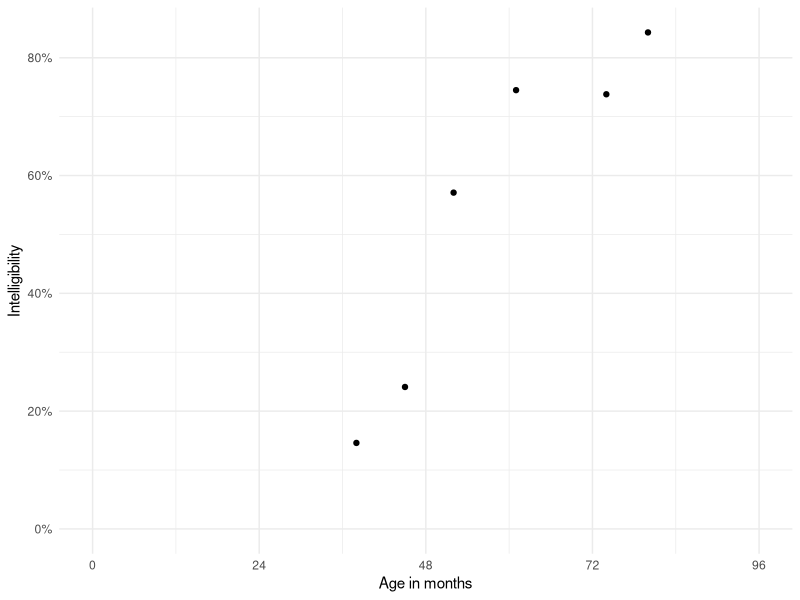
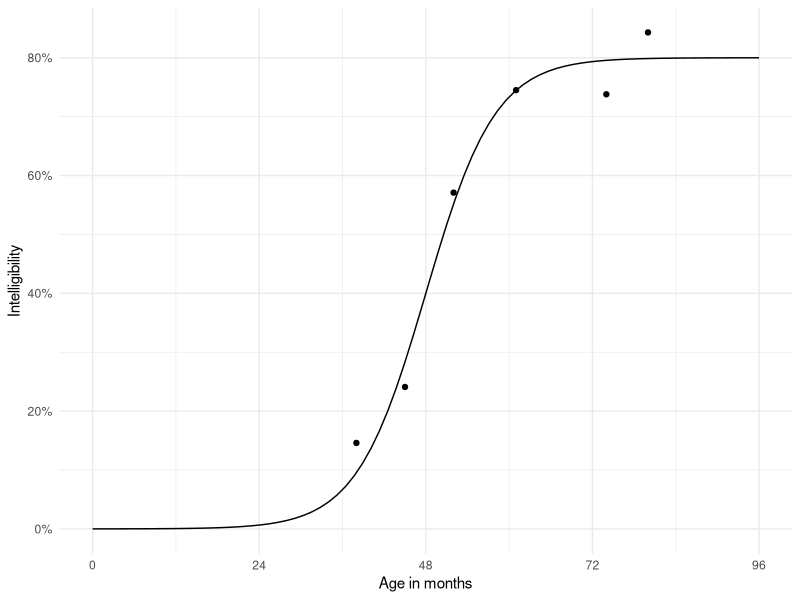
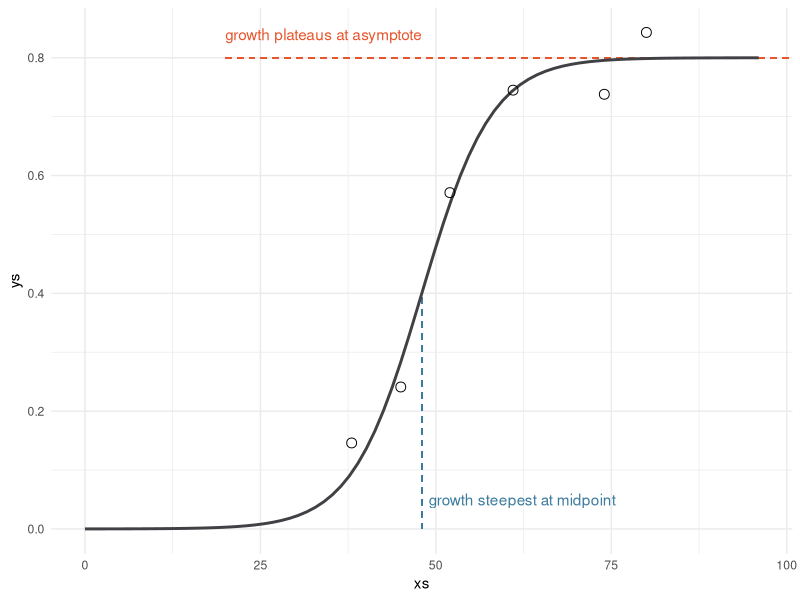
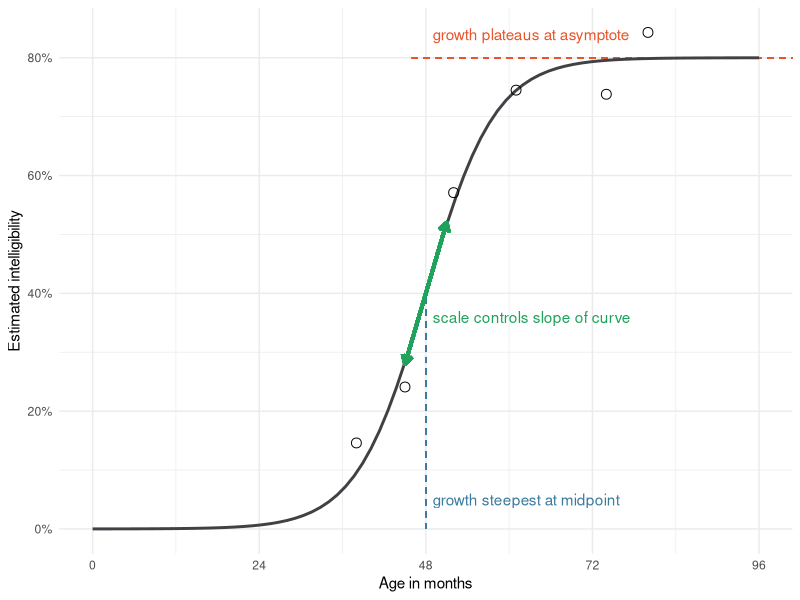

Recreate these plots in R, in order.
## ---- chunk 1
knitr::opts_chunk$set(echo = TRUE)
## ---- chunk 2
library(tidyverse)
theme_set(theme_minimal())

points <- tibble(
  age = c(38, 45, 52, 61, 80, 74), 
  prop = c(0.146, 0.241, 0.571, 0.745, 0.843, 0.738))

ggplot(points) + 
  aes(x = age, y = prop) + 
  geom_point() +
  scale_x_continuous(
    name = "Age in months", 
    limits = c(0, 96), 
    # Break the x-axis up on 12 months
    breaks = scales::extended_breaks(Q = c(24, 12))) + 
  scale_y_continuous(
    name = "Intelligibility",
    limits = c(0, NA),
    labels = scales::percent_format(accuracy = 1))
## ---- chunk 3
xs <- seq(0, 96, length.out = 80)

trend <- tibble(
  xs = xs,
  asymptote = .8,
  scale = .2,
  midpoint = 48,
  ys = asymptote / (1 + exp((midpoint - xs) * scale)))

ggplot(points) + 
  aes(x = age, y = prop) + 
  geom_point() +
  geom_line(aes(x = xs, y = ys), data = trend) +
  scale_x_continuous(
    name = "Age in months", 
    limits = c(0, 96), 
    breaks = scales::extended_breaks(Q = c(24, 12))) + 
  scale_y_continuous(
    name = "Intelligibility",
    limits = c(0, NA),
    labels = scales::percent_format(accuracy = 1))
## ---- chunk 4
blood_orange <- "#E7552C"
col_black <- "#414145"
col_asym <- "#E7552C"
col_mid <- "#3B7B9E"
col_scale <- "#1FA35C"

# # Compute endpoints for segment for slope in middle
# slope <- (.2 / 4) * .8
# y1 <- .4 + slope * -3
# y2 <- .4 + slope * 3

ggplot(trend) +
  aes(x = xs, y = ys) +
  geom_segment(
    color = col_mid,
    x = 48, xend = 48,
    y = 0, yend = .4,
    linetype = "dashed") +
  geom_segment(
    color = col_asym,
    x = 20, xend = Inf,
    y = .8, yend = .8,
    linetype = "dashed") +
  geom_line(
    # the actual curve
    aes(group = scale),
    size = 1,
    color = col_black) +
  geom_point(
    aes(x = age, y = prop), 
    data = points, size = 3, shape = 1) +
  # geom_segment(
  #   color = col_scale,
  #   arrow = arrow(ends = "both", length = unit(.1, "in")),
  #   size = 1.2,
  #   x = 48 - 3,
  #   xend = 48 + 3,
  #   y = y1,
  #   yend = y2) +
  annotate(
    "text",
    label = "growth plateaus at asymptote",
    y = .84,
    x = 20,
    hjust = 0,
    color = col_asym) +
  annotate(
    "text",
    label = "growth steepest at midpoint",
    y = .05,
    x = 49,
    hjust = 0,
    color = col_mid)

## ---- chunk 5


# crossing(
#   xs = xs,
#   asymptote = c(.4, .6, .8),
#   scale = c(-0.05, .1, .2, .3),
#   midpoint = c(40)
#   
#   ) %>% 
#   mutate(
#     ys = asymptote / (1 + exp((midpoint - xs) * scale))) %>% 
#   ggplot() + 
#   aes(x = xs, y = ys, group = interaction(asymptote, midpoint, scale)) + 
#   geom_line(aes(color = factor(scale)))


## ---- chunk 6

blood_orange <- "#E7552C"
col_black <- "#414145"
col_asym <- "#E7552C"
col_mid <- "#3B7B9E"
col_scale <- "#1FA35C"

# Compute endpoints for segment for slope in middle
slope <- (.2 / 4) * .8
y1 <- .4 + slope * -3
y2 <- .4 + slope * 3

ggplot(trend) +
  aes(x = xs, y = ys) +
  geom_segment(
    color = col_mid,
    x = 48,
    xend = 48,
    y = 0,
    yend = .4,
    linetype = "dashed") +
  geom_segment(
    color = col_asym,
    x = 48 - 2,
    xend = Inf,
    y = .8,
    yend = .8,
    linetype = "dashed") +
  geom_line(
    # the actual curve
    aes(group = scale),
    size = 1,
    color = col_black) +
  geom_point(
    aes(x = age, y = prop), 
    data = points, size = 3, shape = 1) +
  geom_segment(
    color = col_scale,
    arrow = arrow(ends = "both", length = unit(.1, "in")),
    size = 1.2,
    x = 48 - 3,
    xend = 48 + 3,
    y = y1,
    yend = y2) +
  annotate(
    "text",
    label = "growth plateaus at asymptote",
    y = .84,
    x = 49,
    hjust = 0,
    color = col_asym) +
  annotate(
    "text",
    label = "growth steepest at midpoint",
    y = .05,
    x = 49,
    hjust = 0,
    color = col_mid) +
  annotate(
    "text",
    label = "scale controls slope of curve",
    y = .36,
    x = 49,
    hjust = 0,
    color = col_scale) +
  scale_x_continuous(breaks = scales::extended_breaks(Q = c(12, 6))) +
  scale_y_continuous(labels = scales::percent_format(accuracy = 1)) +
  theme_minimal() +
  labs(
    x = "Age in months",
    y = "Estimated intelligibility"
    # title = "Anatomy of logistic growth curve"
    )


